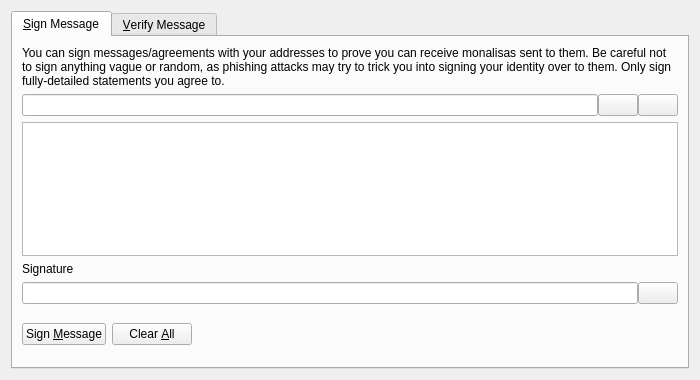
<?xml version="1.0" encoding="UTF-8"?>
<ui version="4.0">
 <class>SignVerifyMessageDialog</class>
 <widget class="QDialog" name="SignVerifyMessageDialog">
  <property name="geometry">
   <rect>
    <x>0</x>
    <y>0</y>
    <width>700</width>
    <height>380</height>
   </rect>
  </property>
  <property name="windowTitle">
   <string>Signatures - Sign / Verify a Message</string>
  </property>
  <property name="modal">
   <bool>true</bool>
  </property>
  <layout class="QVBoxLayout" name="verticalLayout">
   <item>
    <widget class="QTabWidget" name="tabWidget">
     <property name="currentIndex">
      <number>0</number>
     </property>
     <widget class="QWidget" name="tabSignMessage">
      <attribute name="title">
       <string>&amp;Sign Message</string>
      </attribute>
      <layout class="QVBoxLayout" name="verticalLayout_SM">
       <item>
        <widget class="QLabel" name="infoLabel_SM">
         <property name="text">
          <string>You can sign messages/agreements with your addresses to prove you can receive monalisas sent to them. Be careful not to sign anything vague or random, as phishing attacks may try to trick you into signing your identity over to them. Only sign fully-detailed statements you agree to.</string>
         </property>
         <property name="textFormat">
          <enum>Qt::PlainText</enum>
         </property>
         <property name="wordWrap">
          <bool>true</bool>
         </property>
        </widget>
       </item>
       <item>
        <layout class="QHBoxLayout" name="horizontalLayout_1_SM">
         <property name="spacing">
          <number>0</number>
         </property>
         <item>
          <widget class="QValidatedLineEdit" name="addressIn_SM">
           <property name="toolTip">
            <string>The Monalisa address to sign the message with</string>
           </property>
          </widget>
         </item>
         <item>
          <widget class="QPushButton" name="addressBookButton_SM">
           <property name="toolTip">
            <string>Choose previously used address</string>
           </property>
           <property name="text">
            <string/>
           </property>
           <property name="icon">
            <iconset resource="../bitcoin.qrc">
             <normaloff>:/icons/address-book</normaloff>:/icons/address-book</iconset>
           </property>
           <property name="shortcut">
            <string>Alt+A</string>
           </property>
           <property name="autoDefault">
            <bool>false</bool>
           </property>
          </widget>
         </item>
         <item>
          <widget class="QPushButton" name="pasteButton_SM">
           <property name="toolTip">
            <string>Paste address from clipboard</string>
           </property>
           <property name="text">
            <string/>
           </property>
           <property name="icon">
            <iconset resource="../bitcoin.qrc">
             <normaloff>:/icons/editpaste</normaloff>:/icons/editpaste</iconset>
           </property>
           <property name="shortcut">
            <string>Alt+P</string>
           </property>
           <property name="autoDefault">
            <bool>false</bool>
           </property>
          </widget>
         </item>
        </layout>
       </item>
       <item>
        <widget class="QPlainTextEdit" name="messageIn_SM">
         <property name="toolTip">
          <string>Enter the message you want to sign here</string>
         </property>
        </widget>
       </item>
       <item>
        <widget class="QLabel" name="signatureLabel_SM">
         <property name="text">
          <string>Signature</string>
         </property>
         <property name="textFormat">
          <enum>Qt::PlainText</enum>
         </property>
        </widget>
       </item>
       <item>
        <layout class="QHBoxLayout" name="horizontalLayout_2_SM">
         <property name="spacing">
          <number>0</number>
         </property>
         <item>
          <widget class="QLineEdit" name="signatureOut_SM">
           <property name="font">
            <font>
             <italic>true</italic>
            </font>
           </property>
           <property name="readOnly">
            <bool>true</bool>
           </property>
          </widget>
         </item>
         <item>
          <widget class="QPushButton" name="copySignatureButton_SM">
           <property name="toolTip">
            <string>Copy the current signature to the system clipboard</string>
           </property>
           <property name="text">
            <string/>
           </property>
           <property name="icon">
            <iconset resource="../bitcoin.qrc">
             <normaloff>:/icons/editcopy</normaloff>:/icons/editcopy</iconset>
           </property>
           <property name="autoDefault">
            <bool>false</bool>
           </property>
          </widget>
         </item>
        </layout>
       </item>
       <item>
        <layout class="QHBoxLayout" name="horizontalLayout_3_SM">
         <item>
          <widget class="QPushButton" name="signMessageButton_SM">
           <property name="toolTip">
            <string>Sign the message to prove you own this Monalisa address</string>
           </property>
           <property name="text">
            <string>Sign &amp;Message</string>
           </property>
           <property name="icon">
            <iconset resource="../bitcoin.qrc">
             <normaloff>:/icons/edit</normaloff>:/icons/edit</iconset>
           </property>
           <property name="autoDefault">
            <bool>false</bool>
           </property>
          </widget>
         </item>
         <item>
          <widget class="QPushButton" name="clearButton_SM">
           <property name="toolTip">
            <string>Reset all sign message fields</string>
           </property>
           <property name="text">
            <string>Clear &amp;All</string>
           </property>
           <property name="icon">
            <iconset resource="../bitcoin.qrc">
             <normaloff>:/icons/remove</normaloff>:/icons/remove</iconset>
           </property>
           <property name="autoDefault">
            <bool>false</bool>
           </property>
          </widget>
         </item>
         <item>
          <spacer name="horizontalSpacer_1_SM">
           <property name="orientation">
            <enum>Qt::Horizontal</enum>
           </property>
           <property name="sizeHint" stdset="0">
            <size>
             <width>40</width>
             <height>48</height>
            </size>
           </property>
          </spacer>
         </item>
         <item>
          <widget class="QLabel" name="statusLabel_SM">
           <property name="font">
            <font>
             <weight>75</weight>
             <bold>true</bold>
            </font>
           </property>
           <property name="text">
            <string/>
           </property>
           <property name="wordWrap">
            <bool>true</bool>
           </property>
          </widget>
         </item>
         <item>
          <spacer name="horizontalSpacer_2_SM">
           <property name="orientation">
            <enum>Qt::Horizontal</enum>
           </property>
           <property name="sizeHint" stdset="0">
            <size>
             <width>40</width>
             <height>48</height>
            </size>
           </property>
          </spacer>
         </item>
        </layout>
       </item>
      </layout>
     </widget>
     <widget class="QWidget" name="tabVerifyMessage">
      <attribute name="title">
       <string>&amp;Verify Message</string>
      </attribute>
      <layout class="QVBoxLayout" name="verticalLayout_VM">
       <item>
        <widget class="QLabel" name="infoLabel_VM">
         <property name="text">
          <string>Enter the receiver's address, message (ensure you copy line breaks, spaces, tabs, etc. exactly) and signature below to verify the message. Be careful not to read more into the signature than what is in the signed message itself, to avoid being tricked by a man-in-the-middle attack. Note that this only proves the signing party receives with the address, it cannot prove sendership of any transaction!</string>
         </property>
         <property name="textFormat">
          <enum>Qt::PlainText</enum>
         </property>
         <property name="alignment">
          <set>Qt::AlignLeading|Qt::AlignLeft|Qt::AlignTop</set>
         </property>
         <property name="wordWrap">
          <bool>true</bool>
         </property>
        </widget>
       </item>
       <item>
        <layout class="QHBoxLayout" name="horizontalLayout_1_VM">
         <property name="spacing">
          <number>0</number>
         </property>
         <item>
          <widget class="QValidatedLineEdit" name="addressIn_VM">
           <property name="toolTip">
            <string>The Monalisa address the message was signed with</string>
           </property>
          </widget>
         </item>
         <item>
          <widget class="QPushButton" name="addressBookButton_VM">
           <property name="toolTip">
            <string>Choose previously used address</string>
           </property>
           <property name="text">
            <string/>
           </property>
           <property name="icon">
            <iconset resource="../bitcoin.qrc">
             <normaloff>:/icons/address-book</normaloff>:/icons/address-book</iconset>
           </property>
           <property name="shortcut">
            <string>Alt+A</string>
           </property>
           <property name="autoDefault">
            <bool>false</bool>
           </property>
          </widget>
         </item>
        </layout>
       </item>
       <item>
        <widget class="QPlainTextEdit" name="messageIn_VM"/>
       </item>
       <item>
        <widget class="QValidatedLineEdit" name="signatureIn_VM"/>
       </item>
       <item>
        <layout class="QHBoxLayout" name="horizontalLayout_2_VM">
         <item>
          <widget class="QPushButton" name="verifyMessageButton_VM">
           <property name="toolTip">
            <string>Verify the message to ensure it was signed with the specified Monalisa address</string>
           </property>
           <property name="text">
            <string>Verify &amp;Message</string>
           </property>
           <property name="icon">
            <iconset resource="../bitcoin.qrc">
             <normaloff>:/icons/transaction_0</normaloff>:/icons/transaction_0</iconset>
           </property>
           <property name="autoDefault">
            <bool>false</bool>
           </property>
          </widget>
         </item>
         <item>
          <widget class="QPushButton" name="clearButton_VM">
           <property name="toolTip">
            <string>Reset all verify message fields</string>
           </property>
           <property name="text">
            <string>Clear &amp;All</string>
           </property>
           <property name="icon">
            <iconset resource="../bitcoin.qrc">
             <normaloff>:/icons/remove</normaloff>:/icons/remove</iconset>
           </property>
           <property name="autoDefault">
            <bool>false</bool>
           </property>
          </widget>
         </item>
         <item>
          <spacer name="horizontalSpacer_1_VM">
           <property name="orientation">
            <enum>Qt::Horizontal</enum>
           </property>
           <property name="sizeHint" stdset="0">
            <size>
             <width>40</width>
             <height>48</height>
            </size>
           </property>
          </spacer>
         </item>
         <item>
          <widget class="QLabel" name="statusLabel_VM">
           <property name="font">
            <font>
             <weight>75</weight>
             <bold>true</bold>
            </font>
           </property>
           <property name="text">
            <string/>
           </property>
           <property name="wordWrap">
            <bool>true</bool>
           </property>
          </widget>
         </item>
         <item>
          <spacer name="horizontalSpacer_2_VM">
           <property name="orientation">
            <enum>Qt::Horizontal</enum>
           </property>
           <property name="sizeHint" stdset="0">
            <size>
             <width>40</width>
             <height>48</height>
            </size>
           </property>
          </spacer>
         </item>
        </layout>
       </item>
      </layout>
     </widget>
    </widget>
   </item>
  </layout>
 </widget>
 <customwidgets>
  <customwidget>
   <class>QValidatedLineEdit</class>
   <extends>QLineEdit</extends>
   <header>qvalidatedlineedit.h</header>
  </customwidget>
 </customwidgets>
 <resources>
  <include location="../bitcoin.qrc"/>
 </resources>
 <connections/>
</ui>
